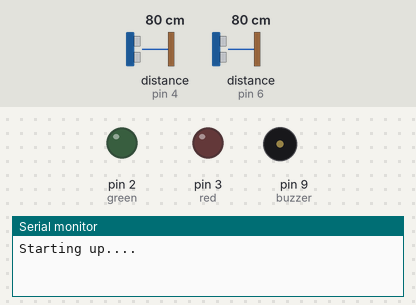
Bench run of a sketch on a simulated Arduino Uno, built with avr-gcc and run on an emulated ATmega328P. On the bench: output pins drawn as LEDs (lit = HIGH), buzzer (waves = sounding, pin HIGH), the last lines printed to the serial monitor. Wiring (inferred from the names in the program): 2 × ultrasonic range finder: trigger pin 5, echo pin 4 / trigger pin 7, echo pin 6. The inputs (shaded band) are chosen by the test bench; at power-on: distance to the obstacle (sensors on pin 4, pin 6) 80 cm. The echo pulse lasts 58.3 µs per cm; pins used as bus, display or sensor lines are not drawn.

Above: at 0.1 s.
At 11.2 s:
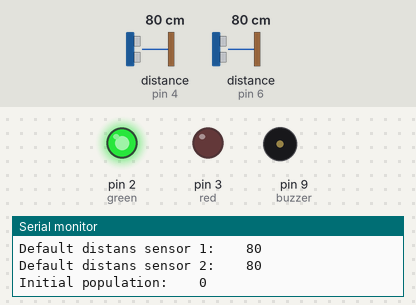
11.3 s: distance to the obstacle (sensor on pin 4) set to 2 cm
12.8 s: distance to the obstacle (sensor on pin 4) set to 120 cm
Timing chart, 0 to 15.8 s (numbered marks = the images above; inputs shaded):
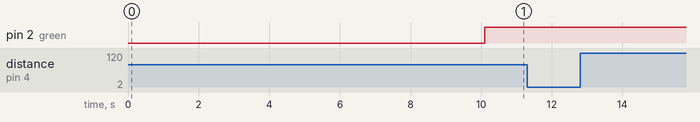

The sketch:

main.ino
```cpp
//Oppsett
unsigned char red = 3;
unsigned char green = 2;
unsigned char buzzer = 9;
unsigned char s1_echo = 4;
unsigned char s1_trig = 5;
unsigned char s2_echo = 6;
unsigned char s2_trig = 7;

unsigned int pop_max = 10;
int pop_now = 0;

int s1init_dist = 0;
int s2init_dist = 0;

//Lese av avstaden til et objekt
int get_dist(unsigned char echo, unsigned char trig) {
  pinMode(trig, OUTPUT);
  digitalWrite(trig, LOW);
  delayMicroseconds(2);
  digitalWrite(trig, HIGH);
  delayMicroseconds(20);
  digitalWrite(trig, LOW);

  pinMode(echo, INPUT);
  long duration = pulseIn(echo, HIGH, 26000);
  return duration / 58;
}


//Avventer ny telling til begge sensorene er måler initierings avstanden
bool wait_sensor(){
  delay(1000);
  if((get_dist(s2_echo, s2_trig) > s2init_dist - 10) && (get_dist(s1_echo, s1_trig) > s1init_dist - 10)){
    return false;
  }
  else{   return true; }
}

//Innstillinger for oppstart.
void setup() {
  Serial.begin(9600);
  Serial.println("Starting up....");
  delay(5000);
  pinMode(red, OUTPUT);
  Serial.println("Pin 3 is set to output Red diode");
  pinMode(green, OUTPUT);
  Serial.println("Pin 2 is set to output Green diode");
  pinMode(buzzer, OUTPUT);
  Serial.println("Pin 9 is set to output Buzzer");

  delay(3000);
  s1init_dist = get_dist(s1_echo, s1_trig);
  s2init_dist = get_dist(s2_echo, s2_trig);

  s1init_dist = get_dist(s1_echo, s1_trig);
  s2init_dist = get_dist(s2_echo, s2_trig);
  delay(2000);

  s1init_dist = get_dist(s1_echo, s1_trig);
  s2init_dist = get_dist(s2_echo, s2_trig);
  Serial.print("Default distans sensor 1:    ");
  Serial.println(s1init_dist);
  Serial.print("Default distans sensor 2:    ");
  Serial.println(s2init_dist);
  Serial.print("Initial population:    ");
  Serial.println(pop_now);
}

void loop() {
  //Sjekk avstand
  int s1dist = get_dist(s1_echo, s1_trig);
  int s2dist = get_dist(s2_echo, s2_trig);


  //Sjekke forandringer i avstad siden inisiering.
  if (s1dist < s1init_dist - 40){
    Serial.print("S1:   X  ");
    Serial.println(s1dist);
    Serial.print("S2:      ");
    Serial.println(s2dist);
    pop_now++;
    while(wait_sensor());
    Serial.print("Customers   ");
    Serial.println(pop_now);
  }

  if (s2dist < s2init_dist - 40){
    Serial.print("S1:      ");
    Serial.println(s1dist);
    Serial.print("S2:   X  ");
    Serial.println(s2dist);
    pop_now--;
    if(pop_now < 0){
      pop_now = 0;
    }
    while(wait_sensor());
    Serial.print("Customers   ");
    Serial.println(pop_now);
  }


  //Sjekke antallet menneseker i orådet
  if(pop_now == pop_max){
    noTone(buzzer);
    digitalWrite(red, HIGH);
    digitalWrite(green, LOW);
  }
  else if (pop_now > pop_max){
      tone(buzzer, 1500);
  }
  else{
    noTone(buzzer);
    digitalWrite(red, LOW);
    digitalWrite(green, HIGH);
  }
}
```
